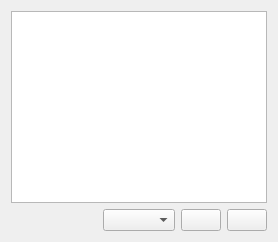
              <widget class="QWidget" name="tab_9">
               <attribute name="title">
                <string>Data</string>
               </attribute>
               <layout class="QGridLayout" name="gridLayout_14">
                <item row="1" column="3">
                 <widget class="QPushButton" name="saveResultsButton">
                  <property name="toolTip">
                   <string>Export data</string>
                  </property>
                  <property name="text">
                   <string/>
                  </property>
                  <property name="icon">
                   <iconset resource="icons.qrc">
                    <normaloff>:/Icons/icons/save.svg</normaloff>:/Icons/icons/save.svg</iconset>
                  </property>
                 </widget>
                </item>
                <item row="1" column="2">
                 <widget class="QPushButton" name="copy_results_pushButton">
                  <property name="text">
                   <string/>
                  </property>
                  <property name="icon">
                   <iconset resource="icons.qrc">
                    <normaloff>:/Icons/icons/copy.svg</normaloff>:/Icons/icons/copy.svg</iconset>
                  </property>
                 </widget>
                </item>
                <item row="0" column="0" colspan="4">
                 <widget class="QTableView" name="resultsTableView"/>
                </item>
                <item row="1" column="0">
                 <spacer name="horizontalSpacer_4">
                  <property name="orientation">
                   <enum>Qt::Horizontal</enum>
                  </property>
                  <property name="sizeHint" stdset="0">
                   <size>
                    <width>40</width>
                    <height>20</height>
                   </size>
                  </property>
                 </spacer>
                </item>
                <item row="1" column="1">
                 <widget class="QComboBox" name="export_mode_comboBox"/>
                </item>
               </layout>
              </widget>
